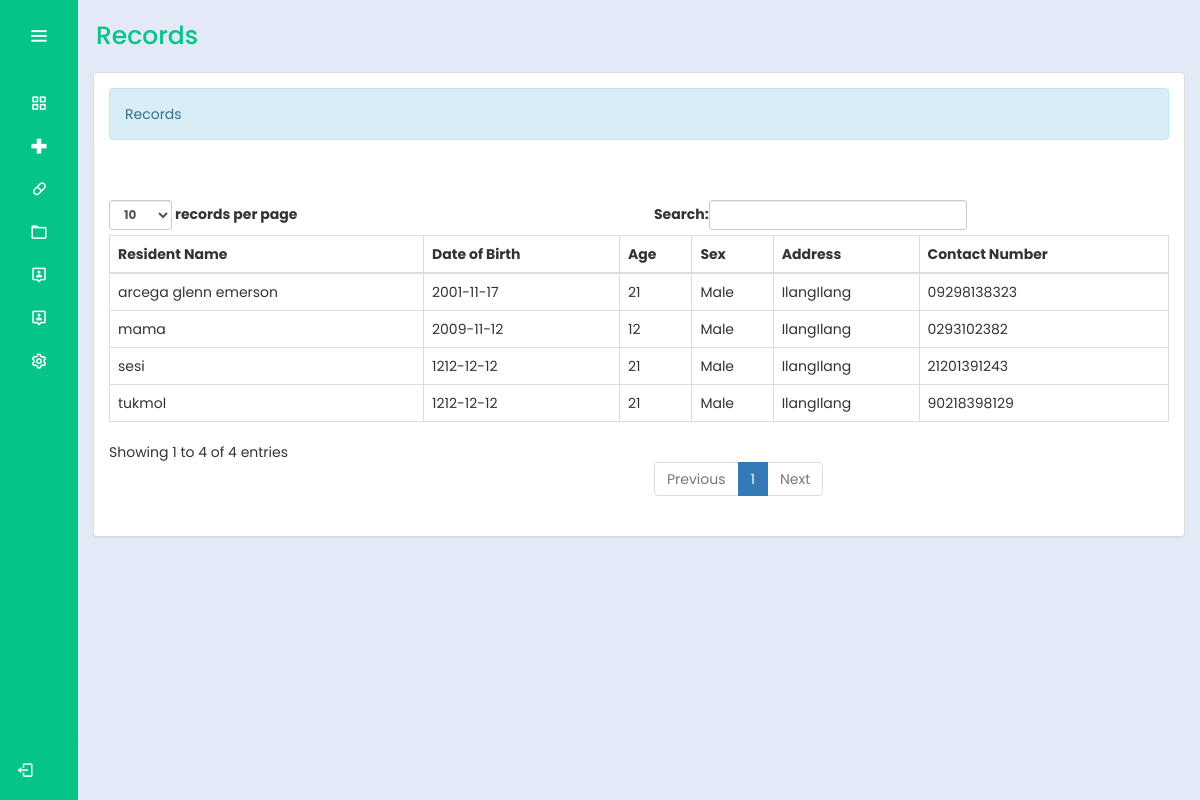
The app's page /admin/records.php (signed in) with its own data.
### tables this page shows
CREATE TABLE `residentrecords` (
  `residentId` int(30) NOT NULL,
  `productId` int(30) NOT NULL,
  `residentName` varchar(100) NOT NULL,
  `dateBirth` date NOT NULL,
  `age` int(10) NOT NULL,
  `sex` varchar(10) NOT NULL,
  `address` varchar(100) NOT NULL,
  `contactNumber` varchar(11) NOT NULL
);

### admin/records.php (the view, shortened to what this page needs)
<?php
@include "../connection/connect.php";
if(isset($_SESSION['user_data'])){
?>
<!DOCTYPE html>
<html lang="en">
<head>
  <link rel="stylesheet" href="../cssmainmenu/style.css">
  <link href='https://unpkg.com/boxicons@2.1.4/css/boxicons.min.css' rel='stylesheet'>
  <link rel = "stylesheet" type = "text/css" href = "../css/bootstrap.css " />
  <link rel = "stylesheet" type = "text/css" href = "../css/style.css" />
</head>
<body>
  <div class="sidebar">
    <div class="logo_details">
      <i class="bx bx-menu" id="btn"></i>
    </div>
    <ul class="nav-list">
      <li>
        <a href="Dashboard.php">
          <i class="bx bx-grid-alt"></i>
        </a>
      </li>
      <li>
        <a href="medicinerecords.php">
          <i class="bx bx-plus-medical"></i>
        </a>
      </li>
      <li>
        <a href="Contraceptives.php">
          <i class="bx bx-capsule"></i>
        </a>
      </li>
      <li>
        <a href="records.php">
          <i class="bx bx-folder"></i>
        </a>
      </li>
      <li>
          <a href="RegisteredUserAdmin.php">
            <i class="bx bx-user-pin"></i>
          </a>
      </li>
      <li>
          <a href="account.php">
            <i class="bx bx-user-pin"></i>
          </a>
        </li>
      <li>
        <a href="#">
          <i class="bx bx-cog"></i>
        </a>
      </li>
      <li class="profile">
        <div class="profile_details">
        <div class="profile_content">
        <div class="name"><?php echo $_SESSION['user_data']['name']; ?></div>
      </div>
    </div>
  <a href="../logout.php" id="log_out">
    <i class="bx bx-log-out"></i>
  </a>
  </li>
    </ul>
  </div>
  <section class="home-section">
    <div class="text">Records</div>
    <div class = "container-fluid">
		<div class = "panel panel-default">
			<div class = "panel-body">
				<div class = "alert alert-info">Records</div>
				<br />
				<br />
				<table id = "table" class = "table table-bordered">
					<thead>
						<tr>
							<th>Resident Name</th>
							<th>Date of Birth</th>
							<th>Age</th>
							<th>Sex</th>
							<th>Address</th>
							<th>Contact Number</th>
						</tr>
					</thead>
					<tbody>
					<?php
						$query = $conn->query("SELECT * FROM `residentrecords`") or die(mysqli_error());
						while($fetch = $query->fetch_array()){
					?>
						<tr>
							<td><?php echo $fetch['residentName']?></td>
							<td><?php echo $fetch['dateBirth']?></td>
							<td><?php echo $fetch['age']?></td>
							<td><?php echo $fetch['sex']?></td>
							<td><?php echo $fetch['address']?></td>
							<td><?php echo $fetch['contactNumber']?></td>
						</tr>
					<?php
						}
					?>
					</tbody>
				</table>
			</div>
		</div>
	</div>
  </section>
</body>
</html>
<?php
}
else{
	header("Location:.././index.php?error=UnAuthorized Access");
}

### cssmainmenu/style.css (style rules this page uses)
:root { --color-default: #04c487; --color-second:#04c487; --color-white:#fff; --color-body:#e4e9f7; --color-light:#e0e0e0; }
* { padding: 0%; margin: 0%; box-sizing: border-box; font-family: 'Poppins', sans-serif; }
body { min-height: 100vh; }
.sidebar { min-height: 100vh; width: 78px; padding: 6px 14px; z-index: 99; background-color: var(--color-default); transition: all .5s ease; position: fixed; top:0; left: 0; }
.sidebar .logo_details { height: 60px; display: flex; align-items: center; position: relative; }
.sidebar .logo_details #btn { position: absolute; top:50%; right: 0; transform: translateY(-50%); font-size: 23px; text-align: center; cursor: pointer; transition: all .5s ease; }
.sidebar i { color:var(--color-white); height: 60px; line-height: 60px; min-width: 50px; font-size: 25px; text-align: center; }
.sidebar .nav-list { margin-top: 20px; height: 100%; }
.sidebar li { position: relative; margin:8px 0; list-style: none; }
.sidebar li a { display: flex; height: 100%; width: 100%; align-items: center; text-decoration: none; background-color: var(--color-default); position: relative; transition: all .5s ease; z-index: 12; }
.sidebar li a::after { content: ""; position: absolute; width: 100%; height: 100%; transform: scaleX(0); background-color: var(--color-white); border-radius: 5px; transition: transform 0.3s ease-in-out; transform-origin: left; z-index: -2; }
.sidebar li i { height: 35px; line-height: 35px; font-size: 18px; border-radius: 5px; }
.sidebar li.profile { position: fixed; height: 60px; width: 78px; left: 0; bottom:-8px; padding:10px 14px; overflow: hidden; transition: all .5s ease; }
.sidebar .profile .profile_details { display: flex; align-items: center; flex-wrap: nowrap; }
.sidebar li.profile .name, .sidebar li.profile .designation { font-size: 15px; font-weight: 400; color:var(--color-white); white-space: nowrap; }
.sidebar .profile #log_out { position: absolute; top:50%; right: 0; transform: translateY(-50%); background-color: var(--color-second); width: 100%; height: 60px; line-height: 60px; border-radius: 5px; cursor: pointer; transition: all 0.5s ease; }
.home-section { position: relative; background-color: var(--color-body); min-height: 100vh; top:0; left:78px; width: calc(100% - 78px); transition: all .5s ease; z-index: 2; }
.home-section .text { display: inline-block; color:var(--color-default); font-size: 25px; font-weight: 500; margin: 18px; }

### records on screen
residentrecords: residentName "arcega glenn emerson", dateBirth "2001-11-17", age "21", sex "Male", address "IlangIlang", contactNumber "09298138323"
residentrecords: residentName "tukmol", dateBirth "1212-12-12", age "21", sex "Male", address "IlangIlang", contactNumber "90218398129"
residentrecords: residentName "sesi", dateBirth "1212-12-12", age "21", sex "Male", address "IlangIlang", contactNumber "21201391243"
residentrecords: residentName "mama", dateBirth "2009-11-12", age "12", sex "Male", address "IlangIlang", contactNumber "0293102382"
